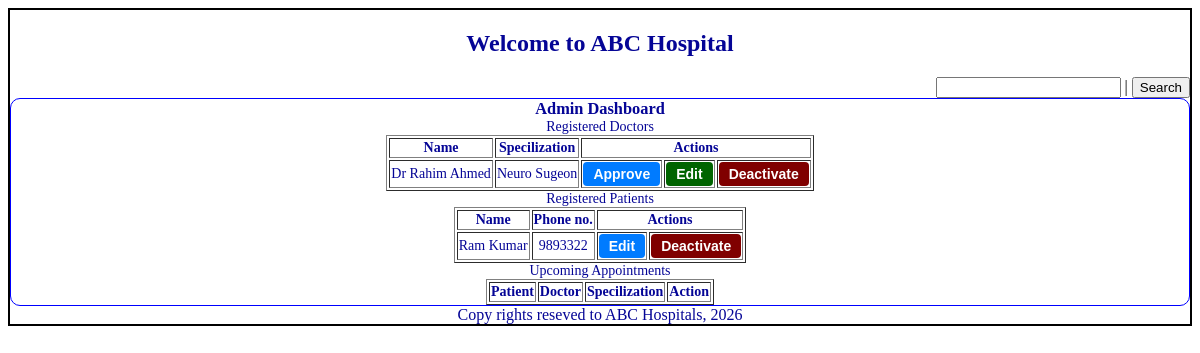
/admin, run on an earlier commit of the app's database.
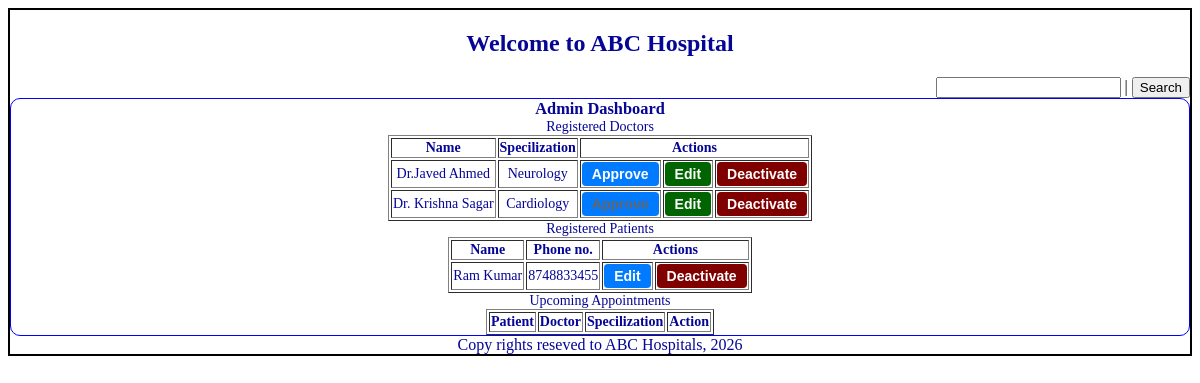
And on a later commit of the database.
### models.py (models this page shows)
class Dr_Profile(db.Model):
    __tablename__='dr_profile'
    id=db.Column(db.Integer,primary_key=True)
    dr_id=db.Column(db.Integer,db.ForeignKey('user_credentials.id'),nullable=False) #linking child to parent
    full_name=db.Column(db.String,nullable=False)
    address=db.Column(db.String,nullable=False)
    spl=db.Column(db.String,nullable=False)
    exp=db.Column(db.Float,nullable=False)
    phno=db.Column(db.String,nullable=False)
    status=db.Column(db.Integer,nullable=False,default=0) #0-register, 1-approved, 2-deactivated

class Pt_Profile(db.Model):
    __tablename__='pt_profile'
    id=db.Column(db.Integer,primary_key=True)
    pt_id=db.Column(db.Integer,db.ForeignKey('user_credentials.id'),nullable=False) #linking child to parent
    full_name=db.Column(db.String,nullable=False)
    address=db.Column(db.String,nullable=False)
    phno=db.Column(db.String,nullable=False)
    status=db.Column(db.Integer,nullable=False,default=0) #0-register, 1-deactivated

### controller.py (the view)
@app.route("/admin")
def admin_dashboard():
    dt_data=get_all_drs()
    pt_data=get_all_pts()
    return render_template("admin_dashboard.html",dr_data=dt_data, pt_data=pt_data)

### controller.py (called while the page is built)
def get_all_drs():
    dr_data=db.session.query(Dr_Profile).filter().all()
    return dr_data

def get_all_pts():
    pt_data=db.session.query(Pt_Profile).filter().all()
    return pt_data

### templates/admin_dashboard.html (shortened to what this page needs)
{% extends "base.html" %}
{% block content %}
    <div style="text-align: right;"><input type="text" name="searchtxt"> | <input type="button" value="Search"></div>
    <div class="dashboard-form">
        <form>
        <h3 class="center">Admin Dashboard</h3>
        <table class="center" name="Doctors" border="1">
        <caption>Registered Doctors</caption>
        <tr><th>Name</th><th>Specilization</th><th colspan="3">Actions</th></tr>
        {% for d in dr_data %}
            <tr><td>{{d.full_name}}</td><td>{{d.spl}}</td><td><a href="/approve_dr?dr_id={{d.dr_id}}" class='btn-link {% if d.status == 1 %} disabled-link {% endif %}' >Approve</a></td><td><a href="/ed_dr?dr_id={{d.dr_id}}" class='btn-link btn-done'>Edit</a></td><td><a href="#" class='btn-link btn-danger'>Deactivate</a></td></tr>
        {% endfor %}
        </table>
        <table class="center" name="Patients" border="1">
        <caption>Registered Patients</caption>
        <tr><th>Name</th><th>Phone no.</th><th colspan="2">Actions</th></tr>
        {% for p in pt_data %}
            <tr><td>{{p.full_name}}</td><td>{{p.phno}}</td><td><a href="#" class='btn-link'>Edit</a></td><td><a href="#" class='btn-link btn-danger'>Deactivate</a></td></tr>
        {% endfor %}
        </table>
        <table class="center" name="Appointments" border="1">
        <caption>Upcoming Appointments</caption>
        <tr><th>Patient</th><th>Doctor</th><th>Specilization</th><th>Action</th></tr>
        </table>
        </form>
    </div>
{% endblock %}

### templates/base.html (shortened to what this page needs)
<!DOCTYPE html>
<html lang="en">
<head>
    <link rel="stylesheet" href="/static/main.css">
</head>
<body>
<div class="container">
    <div class="center"><h2>Welcome to ABC Hospital</h2></div>
    {% block content %}{% endblock %}
    <div class="center">Copy rights reseved to ABC Hospitals, 2026</div>
</div>
</body>
</html>

### static/main.css (style rules this page uses)
.container { border: 2px solid black; }
.center { text-align: center; margin: auto; color: rgb(5,5,150) }
.dashboard-form { border: 1px solid blue; margin: auto; border-radius: 10px; font-size: 14px; }
.btn-link { display: inline-block; padding: 4px 10px; text-decoration: none; font-family: sans-serif; font-weight: bold; background-color: #007bff; color: #ffffff; border-radius: 4px; transition: background-color 0.2s ease; cursor: pointer; }
.btn-danger { background-color: maroon; color: #ffffff; border-radius: 4px; }
.btn-done { background-color: darkgreen; color: #ffffff; border-radius: 4px; }
.disabled-link { color: #65666a; pointer-events: none; cursor: default; text-decoration: none; }

What changed in the data, as far as the page shows it:
changed Dr_Profile: full_name "Dr Rahim Ahmed" → "Dr.Javed Ahmed"; spl "Neuro Sugeon" → "Neurology"
added Dr_Profile: full_name "Dr. Krishna Sagar", spl "Cardiology", status 1 (drawn)
changed Pt_Profile "Ram Kumar": phno "9893322" → "8748833455"
